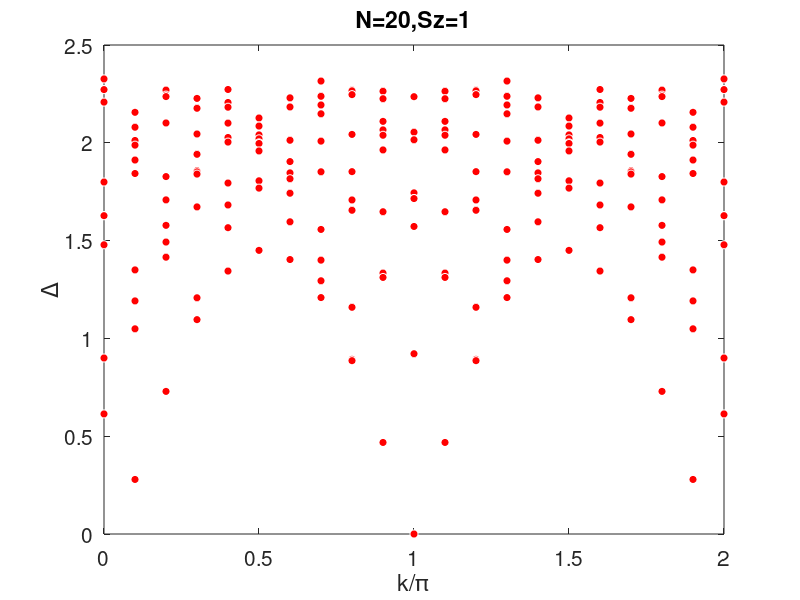

Reproduce this figure in MATLAB.
x=[
20 -6.359717121179442
20 -6.414385037507976
20 -6.414385037508085
20 -6.478458716522692
20 -6.886920032337398
20 -7.058960827609782
20 -7.058960827609906
20 -7.207744173545637
20 -7.786616682816642
20 -8.072510505380015
0 -6.359717121179442
0 -6.414385037507976
0 -6.414385037508085
0 -6.478458716522692
0 -6.886920032337398
0 -7.058960827609782
0 -7.058960827609906
0 -7.207744173545637
0 -7.786616682816642
0 -8.072510505380015
1 -6.530622772253733
1 -6.606830130582661
1 -6.6744933599242255
1 -6.698435232348607
1 -6.77450420440412
1 -6.843432191928534
1 -7.336176987675242
1 -7.494652877809412
1 -7.637377050792356
1 -8.4075814837786
2 -6.41714078599363
2 -6.442665817586351
2 -6.450141495626197
2 -6.5849891496463036
2 -6.859105858417433
2 -6.978168387627909
2 -7.1084846275928495
2 -7.193882754876843
2 -7.271344338071926
2 -7.957383443977996
3 -6.459520845448328
3 -6.509949038948147
3 -6.641383431698819
3 -6.745274376659505
3 -6.828414551468931
3 -6.8350479492691925
3 -6.846403028085801
3 -7.014082917183431
3 -7.478751068577514
3 -7.590495475812682
4 -6.41388564018746
4 -6.480307002168317
4 -6.504523172854971
4 -6.585871794523661
4 -6.659296289260704
4 -6.6827688601580695
4 -6.892153569659671
4 -7.004333271309849
4 -7.120405925860139
4 -7.342195692195733
5 -6.559628030193071
5 -6.600888062912066
5 -6.645992740997968
5 -6.666088910648007
5 -6.686556691944032
5 -6.689979463037758
5 -6.728037535604731
5 -6.880696592552648
5 -6.918235238501974
5 -7.236420669765226
6 -6.4565589657121425
6 -6.50314292850966
6 -6.673467276551867
6 -6.78242299134809
6 -6.840149938560612
6 -6.870172651027701
6 -6.940873304265898
6 -6.944288806207704
6 -7.090270690822359
6 -7.283214277297299
7 -6.370810207919212
7 -6.448681581480538
7 -6.493018199187338
7 -6.5381075836846145
7 -6.677971595666573
7 -6.834592696115696
7 -7.129409997335045
7 -7.286414715951346
7 -7.391783567962657
7 -7.477657820125907
8 -6.417160846166699
8 -6.420708671251589
8 -6.4400913508148925
8 -6.643547806694414
8 -6.833885869982344
8 -6.978571857809059
8 -7.031404674287436
8 -7.527414242427296
8 -7.793468736618261
8 -7.800240207160086
9 -6.423034156606498
9 -6.461075106357571
9 -6.576915043856478
9 -6.6203784355724675
9 -6.6478189628726625
9 -6.722850604817532
9 -7.038816945974393
9 -7.352604019940975
9 -7.374768767227436
9 -8.218423586210088
10 -6.450654726757557
10 -6.632361169488189
10 -6.63236116948822
10 -6.670948272023608
10 -6.942296767242325
10 -6.9714587463743385
10 -6.971458746374344
10 -7.114170091120383
10 -7.7647905229861545
10 -8.68644098618699
11 -6.423034156606497
11 -6.461075106357564
11 -6.576915043856459
11 -6.620378435572462
11 -6.647818962872631
11 -6.722850604817537
11 -7.038816945974375
11 -7.352604019940989
11 -7.374768767227463
11 -8.218423586210076
12 -6.417160846166704
12 -6.420708671251609
12 -6.440091350814856
12 -6.643547806694449
12 -6.833885869982296
12 -6.978571857809047
12 -7.031404674287512
12 -7.527414242427291
12 -7.79346873661829
12 -7.800240207160141
13 -6.3708102079192255
13 -6.448681581480511
13 -6.493018199187285
13 -6.538107583684548
13 -6.677971595666617
13 -6.834592696115695
13 -7.129409997335103
13 -7.2864147159514205
13 -7.391783567962699
13 -7.477657820125946
14 -6.456558965712159
14 -6.50314292850971
14 -6.673467276551847
14 -6.782422991348085
14 -6.8401499385606295
14 -6.870172651027677
14 -6.940873304265914
14 -6.944288806207651
14 -7.090270690822363
14 -7.283214277297254
15 -6.559628030193021
15 -6.600888062912083
15 -6.645992740997945
15 -6.666088910647997
15 -6.686556691943996
15 -6.68997946303773
15 -6.728037535604785
15 -6.880696592552648
15 -6.918235238501947
15 -7.236420669765207
16 -6.413885640187405
16 -6.480307002168274
16 -6.504523172854979
16 -6.585871794523595
16 -6.659296289260635
16 -6.6827688601580375
16 -6.892153569659635
16 -7.004333271309755
16 -7.120405925860122
16 -7.342195692195719
17 -6.459520845448349
17 -6.50994903894813
17 -6.6413834316987534
17 -6.745274376659427
17 -6.828414551468944
17 -6.835047949269204
17 -6.8464030280857795
17 -7.014082917183375
17 -7.4787510685775676
17 -7.5904954758127126
18 -6.41714078599362
18 -6.44266581758635
18 -6.450141495626225
18 -6.584989149646273
18 -6.859105858417488
18 -6.978168387627934
18 -7.108484627592877
18 -7.193882754876845
18 -7.271344338071885
18 -7.95738344397799
19 -6.530622772253721
19 -6.606830130582692
19 -6.674493359924201
19 -6.698435232348592
19 -6.7745042044041295
19 -6.843432191928541
19 -7.336176987675242
19 -7.494652877809499
19 -7.637377050792373
19 -8.407581483778598];

figure
plot(x(:,1)/10,x(:,2)-min(x(:,2)),'MarkerFaceColor',[1 0 0],'MarkerEdgeColor',[1 1 1],'Marker','o',...
    'LineStyle','none',...
    'Color',[0 0 0]);
xlabel('k/\pi')
% ylabel('E_k')
ylabel('\Delta')


set(gca,'Fontsize',15)

set(gca,'Fontsize',15)
title('N=20,Sz=1')